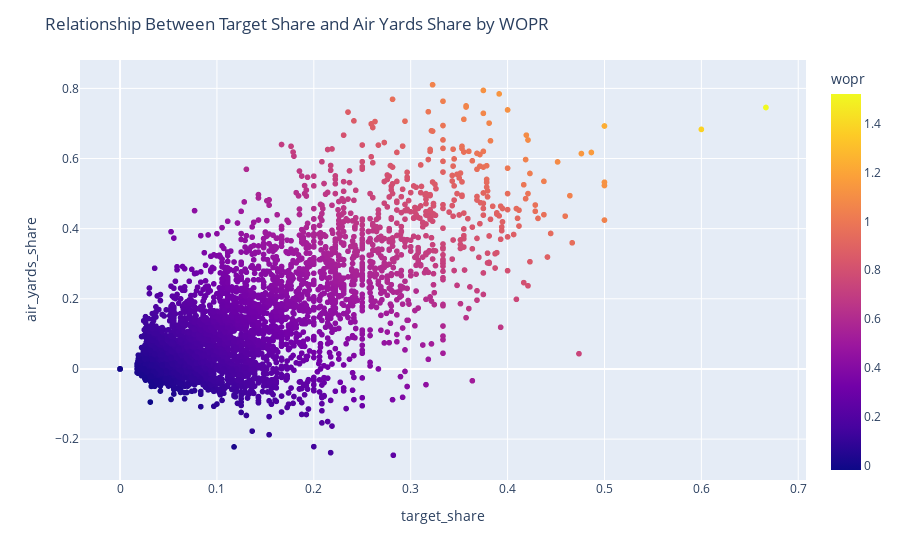

Write notebook code for a chart like this one.
### Code cell
fig = px.scatter(cleaned_df1, x='target_share', y='air_yards_share', color='wopr')
#plt.title("Height vs. Weight Distribution Colored by General Health")
fig.update_layout(
    title="Relationship Between Target Share and Air Yards Share by WOPR"
)
fig.show()

### Figure 1 — Plotly figure (JSON) as saved in the notebook; plotly's stock layout.template omitted (floating-point values rounded to 4 significant figures; data arrays with more than 128 entries replaced by an {"elided": "..."} marker saying what was removed)
{"data": [{"hovertemplate": "target_share=%{x}<br>air_yards_share=%{y}<br>wopr=%{marker.color}<extra></extra>", "legendgroup": "", "marker": {"color": {"elided": "5340 float values"}, "coloraxis": "coloraxis", "symbol": "circle"}, "mode": "markers", "name": "", "showlegend": false, "type": "scattergl", "x": {"elided": "5340 float values"}, "xaxis": "x", "y": {"elided": "5340 float values"}, "yaxis": "y"}], "layout": {"coloraxis": {"colorbar": {"title": {"text": "wopr"}}, "colorscale": [[0, "#0d0887"], [0.1111, "#46039f"], [0.2222, "#7201a8"], [0.3333, "#9c179e"], [0.4444, "#bd3786"], [0.5556, "#d8576b"], [0.6667, "#ed7953"], [0.7778, "#fb9f3a"], [0.8889, "#fdca26"], [1, "#f0f921"]]}, "legend": {"tracegroupgap": 0}, "margin": {"t": 60}, "title": {"text": "Relationship Between Target Share and Air Yards Share by WOPR"}, "xaxis": {"anchor": "y", "domain": [0, 1], "title": {"text": "target_share"}}, "yaxis": {"anchor": "x", "domain": [0, 1], "title": {"text": "air_yards_share"}}}}
